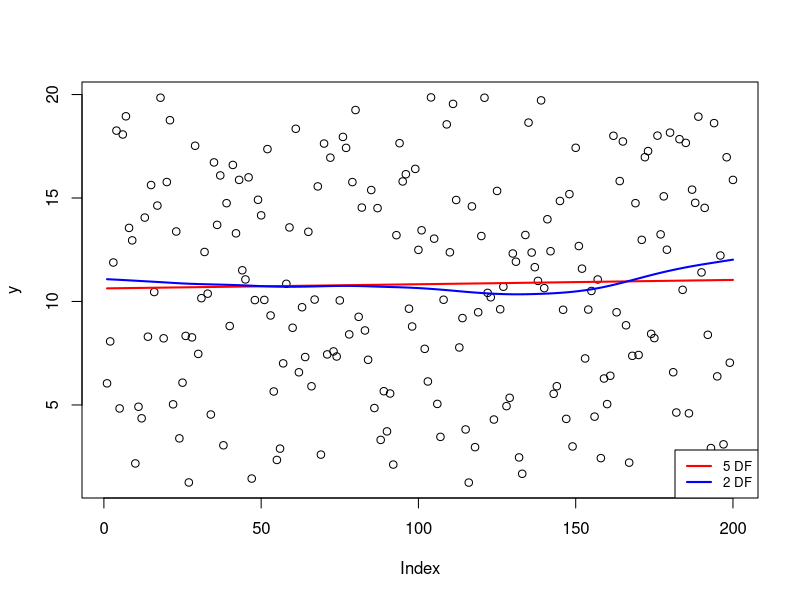

Write the R code that produced this figure.
# In Class Excercise
# Smoothing Spline

rm(list=ls())
library(splines)
# Set seed to 1
set.seed(1)

# Create the vector y by random 200 numbers from 1 to 20 
# and create the vector x as sequence generation from 1 to the lenght 
# of y for 201 numbers.
y <- c(runif(200,1,20)) 
x <- seq(1, length(y), len = 201)

# Plot y
plot(y, col.main = 2)

# Fit smoothing spline with cross-validation and line plot it with red color
(s <- smooth.spline(y, cv = TRUE))
lines(s,col="red",lwd=2)

# Fit smoothing spline with degree of freedom = 5 and line plot it with red color
(s1 <- smooth.spline(y, df = 5))
lines(s1,col="blue",lwd=2)
legend("bottomright",legend=c("5 DF","2 DF"),col=c("red","blue"),lty=1,lwd=2,cex=.8)

